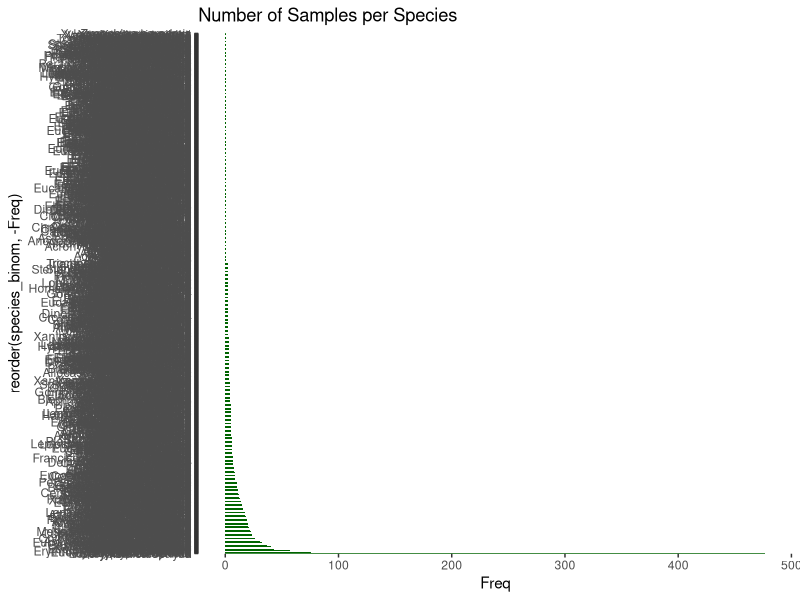
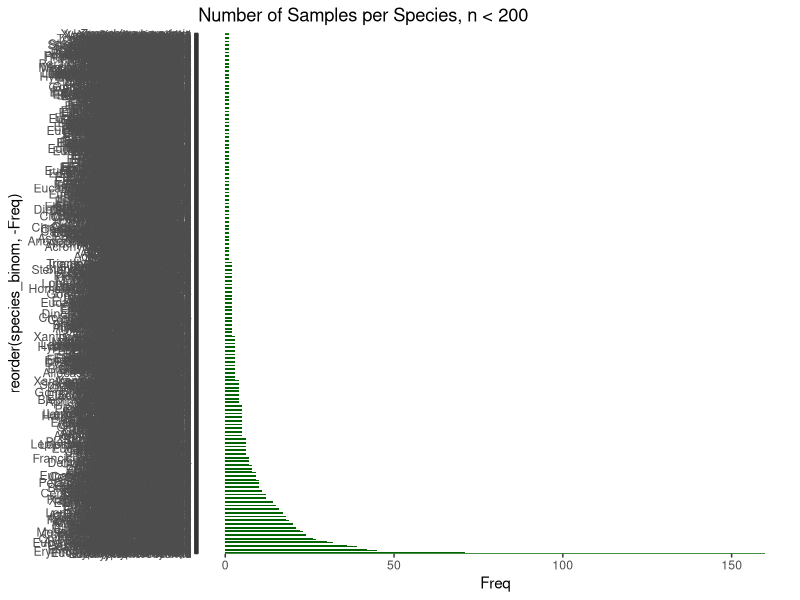
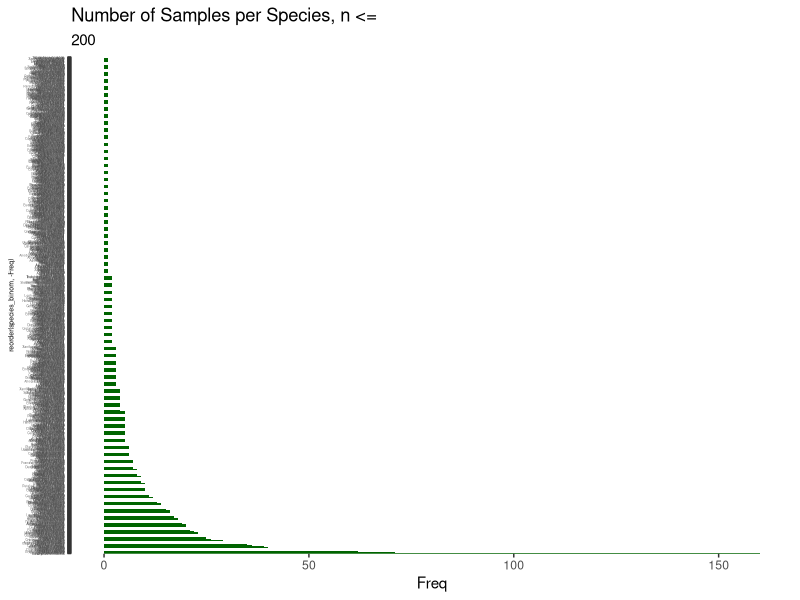
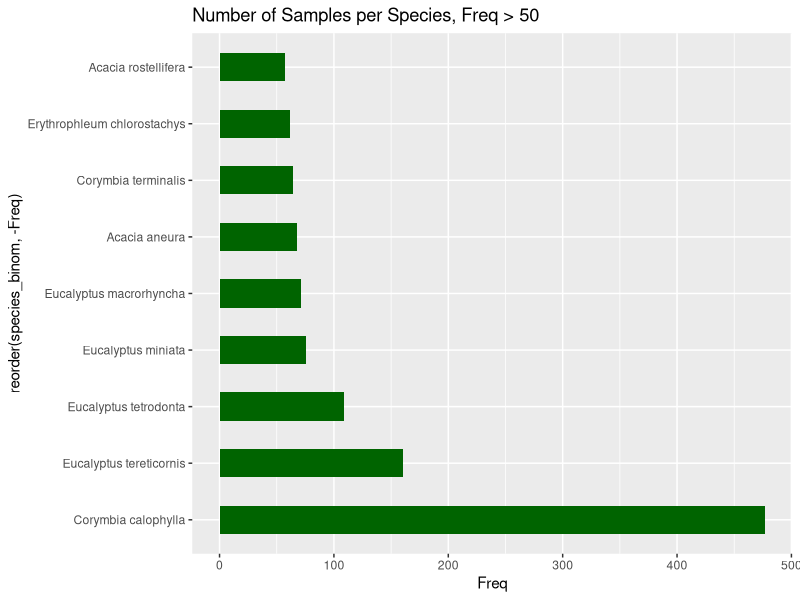

R code for these plots, in order: (Note: this script raises an error after producing the figures.)
install.packages("tidyverse")
install.packages("cowplot")
install.packages("dplyr")
library(dplyr)
library(tidyverse)
library(cowplot)
library(patchwork)

#tidy data rules:
# 1. Put each dataset in a tibble.
# 2. Put each variable in a column.
# 3. For each plot, subset relevant information. 

raw_data<-read.csv("austraits_leaf_stoichiometry_MASTER.csv")

austraits_leaf_stoich_tib<-as_tibble(raw_data)

################## Number of Samples per Species ###################

#alternate method to count sample number of species:
#count <- austraits_leaf_stoich_tib %>% count(austraits_leaf_stoich_tib$species_binom)

species_binom <- raw_data$species_binom
#count sample number of species
species_count_tab <- table(species_binom)
#table to df
species_count_df<-as.data.frame(species_count_tab)
#df to tib
species_count_tib <- as_tibble(species_count_df)
#order from high to low
#species_count_tib <- species_count_tib%>%arrange(Freq)


ggplot(data=species_count_tib, aes(x = reorder(species_binom,-Freq), y = Freq)) +
  geom_bar(stat="identity", width=0.5, fill="darkgreen") +
  ggtitle("Number of Samples per Species")+
  coord_flip()

#outlier:Corymbia calophylla which is Myrtaceae Corymbia with 477 samples
ggplot(data = subset(species_count_tib, Freq <= 200), aes(x = reorder(species_binom, -Freq), y = Freq)) +
  geom_bar(stat="identity", width=0.5, fill="darkgreen") +
  ggtitle("Number of Samples per Species, n < 200") +
  coord_flip()
  
n = 200
ggplot(data = subset(species_count_tib, Freq <= n), aes(x = reorder(species_binom, -Freq), y = Freq)) +
  geom_bar(stat="identity", width=0.5, fill="darkgreen") +
  ggtitle("Number of Samples per Species, n <=", n) +
  coord_flip() +
  theme(
    axis.text.y = element_text(size = 2), # Adjust x-axis text size
    axis.title.y = element_text(size = 5)) # Adjust x-axis title size)

#next steps: where are the most samples, visualize frequencies over 10-50
#geographical distributions, are these all taken from the same place?

m = 50
ggplot(data = subset((species_count_tib), Freq > m), aes(x = reorder(species_binom, -Freq), y = Freq)) +
  geom_bar(stat="identity", width=0.5, fill="darkgreen") +
  ggtitle(paste("Number of Samples per Species, Freq >", m)) +
  coord_flip() 


#summary data
#10464 samples
#1421 species
#5.175352 average number of samples without main outlier


# How many woody/non-woody, nitrogen fixers/non fixers 
################## Amount Types ##################

#woodiness
woodiness_count_bar <- ggplot(data = leaf_data, aes(x = woodiness)) +
  geom_bar(width = 0.5, fill = "darkgreen") +
  ggtitle("Count of Woody vs Herbaceous Species") +
  ylab("Count") +
  theme_minimal()

#fixers
fixers_count_bar <- ggplot(data = leaf_data, aes(x = factor(putative_BNF))) +
  geom_bar(width = 0.2, fill = "darkgreen") +
  ggtitle("Count of Nitrogen Fixers") +
  ylab("Count") +
  scale_x_discrete(name = "Putative BNF", 
  labels = c("0" = "Non-Fixers", "1" = "Fixers")) +
  theme_minimal()

#life history
life_history_count_bar <- ggplot(data = leaf_data, aes(x = reclass_life_history)) +
  geom_bar(width = 0.5, fill = "darkgreen") +
  ggtitle("Life History") +
  ylab("Count") +
  theme_minimal()

#myc type
myc_type_count_bar <- ggplot(data = leaf_data, aes(x = myc_type)) +
  geom_bar(width = 0.5, fill = "darkgreen") +
  ggtitle("Myc Type") +
  ylab("Count") +
  theme_minimal()

categorical_counts <- plot_grid(
  woodiness_count_bar,
  fixers_count_bar,
  life_history_count_bar,
  myc_type_count_bar)


################## Leaf Nutrient Concentrations ###################

#take at look at warning, are there missing values - yes where there is NA
#nitrogen has no NA

N_vs_P <- ggplot(data = austraits_leaf_stoich_tib) + 
  geom_point(mapping = aes(x = leaf_N_per_dry_mass, y = leaf_P_per_dry_mass))+ 
  ggtitle("Leaf N vs Leaf P")

N_vs_C <-ggplot(data = austraits_leaf_stoich_tib) + 
  geom_point(mapping = aes(x = leaf_N_per_dry_mass, y = leaf_C_per_dry_mass))+ 
  ggtitle("Leaf N vs Leaf C")

P_vs_C <-ggplot(data = austraits_leaf_stoich_tib) + 
  geom_point(mapping = aes(x = leaf_P_per_dry_mass, y = leaf_C_per_dry_mass))+ 
  ggtitle("Leaf P vs Leaf C")

nutrient_plots <- plot_grid(
  N_vs_P,
  N_vs_C,
  P_vs_C)

#do the same, but only with species w freq over 50 
#create tibble with species count

leaf_data <- austraits_leaf_stoich_tib %>%
  add_count(species_binom, name = "frequency") #tibble that includes frequency 

n = 50
N_vs_P_over_50 <- ggplot(data = leaf_data %>% filter(frequency > n)) + 
  geom_point(mapping = aes(x = leaf_N_per_dry_mass, y = leaf_P_per_dry_mass)) + 
  ggtitle(paste("Leaf N vs Leaf P, Freq >", n))

N_vs_C_over_50 <- ggplot(data = leaf_data %>% filter(frequency > n)) + 
  geom_point(mapping = aes(x = leaf_N_per_dry_mass, y = leaf_C_per_dry_mass)) + 
  ggtitle(paste("Leaf N vs Leaf C, Freq >", n))

P_vs_C_over_50 <- ggplot(data = leaf_data %>% filter(frequency > n)) + 
  geom_point(mapping = aes(x = leaf_P_per_dry_mass, y = leaf_C_per_dry_mass)) + 
  ggtitle(paste("Leaf P vs Leaf C, Freq >", n))

nutrient_plots_over_50 <- plot_grid(
  N_vs_P_over_50,
  N_vs_C_over_50,
  P_vs_C_over_50)

n = 30
m = 50
N_vs_P_over_30_under_50 <- ggplot(data = leaf_data %>% 
  filter(frequency > n & frequency < m)) + 
  geom_point(mapping = aes(x = leaf_N_per_dry_mass, y = leaf_P_per_dry_mass)) + 
  ggtitle(paste("Leaf N vs Leaf P,",n,"< Freq <", m))

N_vs_C_over_30_under_50 <- ggplot(data = leaf_data %>%
  filter(frequency > n & frequency < m)) + 
  geom_point(mapping = aes(x = leaf_N_per_dry_mass, y = leaf_C_per_dry_mass)) + 
  ggtitle(paste("Leaf N vs Leaf C,",n,"< Freq <", m))

P_vs_C_over_30_under_50 <- ggplot(data = leaf_data %>% 
  filter(frequency > n & frequency < m)) + 
  geom_point(mapping = aes(x = leaf_P_per_dry_mass, y = leaf_C_per_dry_mass)) + 
  ggtitle(paste("Leaf P vs Leaf C,",n,"< Freq <", m))

nutrient_plots_over_30_under_50 <- plot_grid(
  N_vs_P_over_30_under_50,
  N_vs_C_over_30_under_50,
  P_vs_C_over_30_under_50)

#next: partition these into the 8 biggest families

#filtered by categorical variables
#create data frame with all categorical variables + concentration values
leaf_concentration_data <- data.frame(
  unique_ID = leaf_data$Unique_ID,
  woodiness = leaf_data$woodiness,
  reclass_life_history = leaf_data$reclass_life_history,
  putative_BNF = leaf_data$putative_BNF,
  myc_type = leaf_data$myc_type,
  concentration = c(leaf_data$leaf_N_per_dry_mass, leaf_data$leaf_P_per_dry_mass,
                    leaf_data$leaf_C_per_dry_mass),
  nutrient = factor(rep(c("N", "P", "C"), each = nrow(leaf_data)))
  )

#all three nutrients by categorical variables
nutrients_by_woodiness <- ggplot(leaf_concentration_data, aes(x = factor(woodiness), y = concentration, fill = nutrient)) + 
  geom_boxplot(position = position_dodge(width = 1)) +
  scale_fill_manual(values = c("N" = "pink", "P" = "lightyellow", "C" = "lightgreen")) +
  labs(x = "Woodiness", y = "Concentration", fill = "Nutrient") +
  ggtitle("Nutrient Concentrations by Woodiness") +
  theme_minimal()

nutrients_by_life_history <- ggplot(leaf_concentration_data, aes(x = factor(reclass_life_history), y = concentration, fill = nutrient)) + 
  geom_boxplot(position = position_dodge(width = 1)) +
  scale_fill_manual(values = c("N" = "pink", "P" = "lightyellow", "C" = "lightgreen")) +
  labs(x = "Life History", y = "Concentration", fill = "Nutrient") +
  ggtitle("Nutrient Concentrations by Life History") +
  theme_minimal()

nutrients_by_fixer_type <- ggplot(leaf_concentration_data, aes(x = factor(putative_BNF), y = concentration, fill = nutrient)) + 
  geom_boxplot(position = position_dodge(width = 1)) +
  scale_fill_manual(values = c("N" = "pink", "P" = "lightyellow", "C" = "lightgreen")) +
  labs(x = "Nitrogen Fixers", y = "Concentration", fill = "Nutrient") +
  scale_x_discrete(labels = c("0" = "Non-Fixer", "1" = "Fixer")) +
  ggtitle("Nutrient Concentrations by Fixer Type") +
  theme_minimal()

nutrients_by_myc_type <- ggplot(leaf_concentration_data, aes(x = factor(myc_type), y = concentration, fill = nutrient)) + 
  geom_boxplot(position = position_dodge(width = 1)) +
  scale_fill_manual(values = c("N" = "pink", "P" = "lightyellow", "C" = "lightgreen")) +
  labs(x = "Myc Type", y = "Concentration", fill = "Nutrient") +
  ggtitle("Nutrient Concentrations by Myc Type") +
  theme_minimal()

plot_grid(
  nutrients_by_woodiness,
  nutrients_by_life_history,
  nutrients_by_fixer_type,
  nutrients_by_myc_type)

#N and P data only
leaf_N_and_P_data <- subset(leaf_concentration_data, nutrient %in% c("N", "P"))

N_P_woodiness <- ggplot(leaf_N_and_P_data, aes(x = factor(woodiness), y = concentration, fill = nutrient)) + 
  geom_boxplot(position = position_dodge(width = 0.8)) +
  scale_fill_manual(values = c("N" = "pink", "P" = "lightyellow")) +
  labs(x = "Woodiness", y = "Concentration", fill = "Nutrient") +
  ggtitle("N and P Concentrations by Woodiness") +
  theme_minimal()

N_P_life_history <- ggplot(leaf_N_and_P_data, aes(x = factor(reclass_life_history), y = concentration, fill = nutrient)) + 
  geom_boxplot(position = position_dodge(width = 0.8)) +
  scale_fill_manual(values = c("N" = "pink", "P" = "lightyellow")) +
  labs(x = "Life History", y = "Concentration", fill = "Nutrient") +
  ggtitle("N and P Concentrations by Life History") +
  theme_minimal()

N_P_fixer_type <- ggplot(leaf_N_and_P_data, aes(x = factor(putative_BNF), y = concentration, fill = nutrient)) + 
  geom_boxplot(position = position_dodge(width = 0.8)) +
  scale_fill_manual(values = c("N" = "pink", "P" = "lightyellow")) +
  labs(x = "Nitrogen Fixers", y = "Concentration", fill = "Nutrient") +
  scale_x_discrete(labels = c("0" = "Non-Fixer", "1" = "Fixer")) +
  ggtitle("N and P Concentrations by Fixer Type") +
  theme_minimal()

N_P_myc_type <- ggplot(leaf_N_and_P_data, aes(x = factor(myc_type), y = concentration, fill = nutrient)) + 
  geom_boxplot(position = position_dodge(width = 0.8)) +
  scale_fill_manual(values = c("N" = "pink", "P" = "lightyellow")) +
  labs(x = "Myc type", y = "Concentration", fill = "Nutrient") +
  ggtitle("N and P Concentrations by Myc Type") +
  theme_minimal()

plot_grid(
  N_P_woodiness,
  N_P_life_history,
  N_P_fixer_type,
  N_P_myc_type
  )

leaf_C_data <- subset(leaf_concentration_data, nutrient %in% c("C"))
leaf_N_data <- subset(leaf_concentration_data, nutrient %in% c("N"))
leaf_P_data <- subset(leaf_concentration_data, nutrient %in% c("P"))

ggplot(leaf_C_data, aes(x = factor(woodiness), y = concentration, fill = nutrient)) +
  geom_boxplot() +
  scale_fill_manual(values = c("C" = "lightgreen")) +
  labs(x = "Woodiness", y = "Concentration", fill = "Nutrient") +
  ggtitle("C concentrations by Woodiness") +
  theme_minimal()

ggplot(leaf_concentration_data, aes(x = factor(woodiness), y = concentration, fill = nutrient)) + 
  geom_boxplot() +
  scale_fill_manual(values = c("N" = "pink", "P" = "lightyellow", "C" = "lightgreen")) +
  facet_wrap(~nutrient)
#this isnt great 
   
ggplot(leaf_concentration_data, aes(x=factor(woodiness), y=concentration, fill=nutrient)) + 
  geom_boxplot() +
  scale_fill_manual(values = c("N" = "pink", "P" = "lightyellow", "C" = "lightgreen")) +
  facet_wrap(~woodiness, scale="free")
# better way to do what i did above. whatever

plot_1 <- ggplot(leaf_C_data, aes(x=factor(woodiness), y=concentration, fill=nutrient)) + 
  geom_boxplot() +
  scale_fill_manual(values = c("C" = "lightgreen")) 

plot_2 <- ggplot(leaf_N_data, aes(x=factor(woodiness), y=concentration, fill=nutrient)) + 
  geom_boxplot() +
  scale_fill_manual(values = c("N" = "pink"))

plot_3 <- ggplot(leaf_P_data, aes(x=factor(woodiness), y=concentration, fill=nutrient)) + 
  geom_boxplot() +
  scale_fill_manual(values = c("P" = "lightyellow"))

plot_4 <- ggplot(leaf_C_data, aes(x=factor(reclass_life_history), y=concentration, fill=nutrient)) + 
  geom_boxplot() +
  scale_fill_manual(values = c("C" = "lightgreen")) 

plot_5 <- ggplot(leaf_N_data, aes(x=factor(reclass_life_history), y=concentration, fill=nutrient)) + 
  geom_boxplot() +
  scale_fill_manual(values = c("N" = "pink")) 

plot_6 <- ggplot(leaf_P_data, aes(x=factor(reclass_life_history), y=concentration, fill=nutrient)) + 
  geom_boxplot() +
  scale_fill_manual(values = c("P" = "lightyellow")) 

plot_7 <- ggplot(leaf_C_data, aes(x=factor(myc_type), y=concentration, fill=nutrient)) + 
  geom_boxplot() +
  scale_fill_manual(values = c("C" = "lightgreen"))

plot_8 <- ggplot(leaf_N_data, aes(x=factor(myc_type), y=concentration, fill=nutrient)) + 
  geom_boxplot() +
  scale_fill_manual(values = c("N" = "pink"))

plot_9 <- ggplot(leaf_P_data, aes(x=factor(myc_type), y=concentration, fill=nutrient)) + 
  geom_boxplot() +
  scale_fill_manual(values = c("P" = "lightyellow")) 

plot_10 <- ggplot(leaf_C_data, aes(x=factor(putative_BNF), y=concentration, fill=nutrient)) + 
  geom_boxplot() +
  scale_fill_manual(values = c("C" = "lightgreen")) +
  scale_x_discrete(labels = c("0" = "Non-Fixer", "1" = "Fixer")) 

plot_11 <- ggplot(leaf_N_data, aes(x=factor(putative_BNF), y=concentration, fill=nutrient)) + 
  geom_boxplot() +
  scale_fill_manual(values = c("N" = "pink")) +
  scale_x_discrete(labels = c("0" = "Non-Fixer", "1" = "Fixer")) 

plot_12 <- ggplot(leaf_P_data, aes(x=factor(putative_BNF), y=concentration, fill=nutrient)) + 
  geom_boxplot() +
  scale_fill_manual(values = c("P" = "lightyellow")) +
  scale_x_discrete(labels = c("0" = "Non-Fixer", "1" = "Fixer")) 

################## Geographical Distribution ###################
#particularly of most species with highest sample frequency - freq > 50

#create tibble of just species geo data
species_geo_data <- tibble(
  species_binom = austraits_leaf_stoich_tib$species_binom,
  lat = austraits_leaf_stoich_tib$lat_deg,
  long = austraits_leaf_stoich_tib$long_deg
  )

#better way: include frequency in this tibble, avoids all problems down the line
species_geo_data_freq <- species_geo_data %>%
  group_by(species_binom) %>%
  mutate(frequency = n()) %>%
  ungroup() %>%
  select(species_binom, lat, long, frequency)

australia_map <- map_data("world", region = "Australia")

# Plot all species on the map
ggplot() +
  geom_polygon(data = australia_map, aes(x = long, y = lat, group = group),
  fill = "lightgray", color = "black") +
  geom_point(data = species_geo_data, aes(x = long, y = lat), color = "darkgreen", size = 1) +
  labs(title = "All Species Locations", x = "Longitude", y = "Latitude") +
  theme_minimal() +
  theme(
    plot.title = element_text(size = 10, face = "bold"),
    axis.title = element_text(size = 10),
    axis.text = element_text(size = 8)
  )

#make tibble of just species with more than 50 samples with geo data
species_over_50_geo <- filter(species_geo_data_freq, frequency > 50)
#plot only these
ggplot() +
  geom_polygon(data = australia_map, aes(x = long, y = lat, group = group),
  fill = "lightgray", color = "black") +
  geom_point(data = species_over_50_geo, aes(x = long, y = lat), color = "darkgreen", size = 1) +
  labs(title = "Species Frequency > 50", x = "Longitude", y = "Latitude") +
  theme_minimal() +
  theme(
    plot.title = element_text(size = 10, face = "bold"),
    axis.title = element_text(size = 10),
    axis.text = element_text(size = 8)
  )

#now change colors (should be 9 different colors)
australia_over_50_map <- ggplot() +
  geom_polygon(data = australia_map, aes(x = long, y = lat, group = group),
  fill = "lightgray", color = "black")+
  geom_point(data = species_over_50_geo, aes(x = long, y = lat, color = species_binom),
  size = 2) +
  scale_color_discrete() +
  labs(title = "Species Frequency > 50", x = "Longitude", y = "Latitude") +
  theme_minimal() +
  theme(
    plot.title = element_text(size = 10, face = "bold"),
    axis.title = element_text(size = 10),
    axis.text = element_text(size = 8)
  ) 

m = 50
australia_over_50_bar <- ggplot(
  data = subset(species_count_tib, Freq > m),
  aes(x = reorder(species_binom, -Freq), y = Freq, fill = species_binom)) +
  geom_bar(stat="identity", width=0.5) +
  scale_fill_discrete() +
  ggtitle(paste("Number of Samples per Species, Freq >", m)) +
  coord_flip()
#color coded bar graph

combined_plot <- plot_grid(australia_over_50_bar, australia_over_50_map,
                  labels = "AUTO")

#Plot Freq over 30 and exclude 8 most common 

#make tibble of just species with more than 30 samples with geo data
#exclude frequency over 50 
species_over_30_under_50 <- filter(species_geo_data_freq, frequency > 30, frequency < 50)
#plot only these

australia_over_30_map <- ggplot() +
  geom_polygon(data = australia_map, aes(x = long, y = lat, group = group),
               fill = "lightgray", color = "black") + coord_quickmap()+
  geom_point(data = species_over_30_under_50, aes(x = long, y = lat, color = species_binom),
  shape = 3, size = 2) +
  labs(title = "30 < Species Frequency < 50", x = "Longitude", y = "Latitude") +
  theme_minimal() +
  theme(
    plot.title = element_text(size = 10, face = "bold"),
    axis.title = element_text(size = 10),
    axis.text = element_text(size = 8)
  )

#bar plot of over 30 under 50
australia_over_30_bar <- ggplot(
  data = subset(species_count_tib, Freq > 30 & Freq < 50),
  aes(x = reorder(species_binom, -Freq), y = Freq, fill = species_binom)) +
  geom_bar(stat="identity", width=0.5) +
  scale_fill_discrete() +
  ggtitle(paste("Number of Samples per Species, 30 < Freq < 50")) +
  coord_flip()

#join two plots together 
plot_grid(
  australia_over_30_bar + theme(legend.position = "none") + theme(plot.title = element_text(size = 8)), 
  australia_over_30_map, 
  labels = "AUTO", 
  rel_widths = c(1, 2)
)

#initials before files we add
#package "here" 
#when loading data, use this first, so two people can have seperate projects
#

          